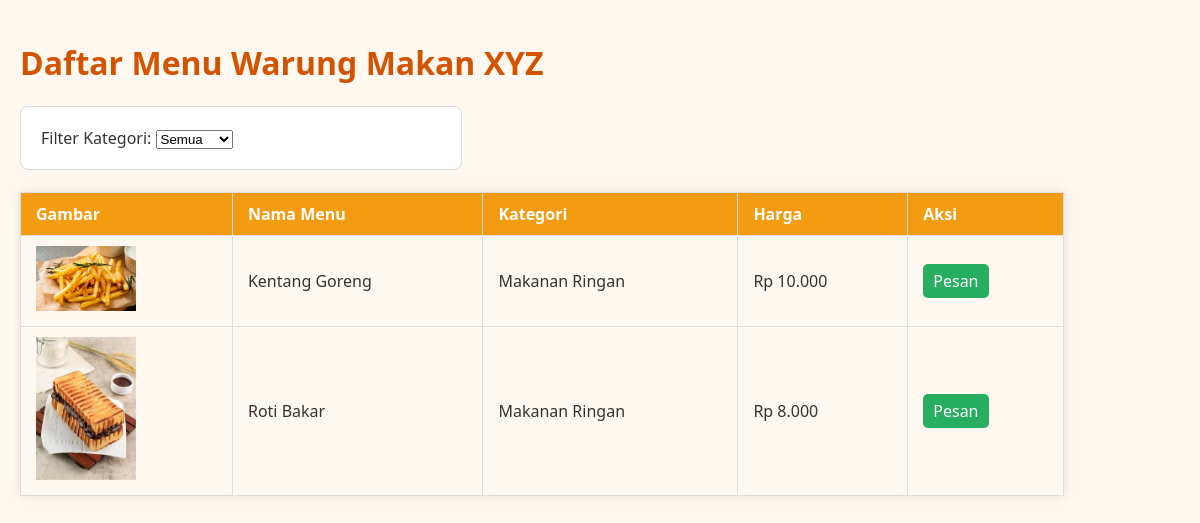
Page /index.php?kategori=2 on the committed database.
### tables this page shows
CREATE TABLE menu (
    id_menu INT PRIMARY KEY AUTO_INCREMENT,
    nama_menu VARCHAR(100) NOT NULL,
    harga DECIMAL(10,2) NOT NULL,
    id_kategori INT,
    gambar VARCHAR(255),
    deskripsi TEXT,
    status ENUM('tersedia', 'habis') DEFAULT 'tersedia',
    FOREIGN KEY (id_kategori) REFERENCES kategori_menu(id_kategori) ON DELETE SET NULL
);

CREATE TABLE kategori_menu (
    id_kategori INT PRIMARY KEY AUTO_INCREMENT,
    nama_kategori VARCHAR(50) NOT NULL,
    deskripsi TEXT
);

### index.php (the view, shortened to what this page needs)
<?php include 'db/koneksi.php'; ?>
<!DOCTYPE html>
<html>
<head>
  <link rel="stylesheet" href="style.css">
</head>
<body>
  <h1>Daftar Menu Warung Makan XYZ</h1>
  <form method="GET">
    <label>Filter Kategori:</label>
    <select name="kategori" onchange="this.form.submit()">
      <option value="">Semua</option>
    </select>
  </form>
  <br>
  <table>
    <tr>
      <th>Gambar</th>
      <th>Nama Menu</th>
      <th>Kategori</th>
      <th>Harga</th>
      <th>Aksi</th>
    </tr>
    <?php
    $filter = isset($_GET['kategori']) ? $_GET['kategori'] : '';
    if ($filter) {
      $menu = mysqli_query($koneksi, "
        SELECT menu.*, kategori_menu.nama_kategori
        FROM menu
        LEFT JOIN kategori_menu ON menu.id_kategori = kategori_menu.id_kategori
        WHERE menu.id_kategori = $filter
      ");
    } else {
      $menu = mysqli_query($koneksi, "
        SELECT menu.*, kategori_menu.nama_kategori
        FROM menu
        LEFT JOIN kategori_menu ON menu.id_kategori = kategori_menu.id_kategori
      ");
    }
    while ($row = mysqli_fetch_assoc($menu)) {
      echo "<tr>
              <td><img src='img/{$row['gambar']}' width='100'></td>
              <td>{$row['nama_menu']}</td>
              <td>{$row['nama_kategori']}</td>
              <td>Rp " . number_format($row['harga'], 0, ',', '.') . "</td>
              <td><a href='pesan.php?id={$row['id_menu']}'>Pesan</a></td>
            </tr>";
    }
    ?>
  </table>
</body>
</html>

### style.css (style rules this page uses)
body { font-family: 'Segoe UI', sans-serif; background-color: #fff8f0; color: #333; margin: 0; padding: 20px; }
h1, h2 { color: #d35400; }
table { border-collapse: collapse; width: 90%; margin-bottom: 20px; box-shadow: 0 0 10px rgba(0,0,0,0.1); }
th, td { border: 1px solid #ddd; padding: 10px 15px; text-align: left; }
th { background-color: #f39c12; color: white; }
td a { background: #27ae60; color: white; padding: 6px 10px; text-decoration: none; border-radius: 5px; }
form { max-width: 400px; padding: 20px; border: 1px solid #ddd; background-color: #fff; border-radius: 8px; }

### rows in the picture
menu: gambar (picture), nama_menu "Kentang Goreng", id_kategori.nama_kategori "Makanan Ringan", harga "10.000"
menu: gambar (picture), nama_menu "Roti Bakar", id_kategori.nama_kategori "Makanan Ringan", harga "8.000"
